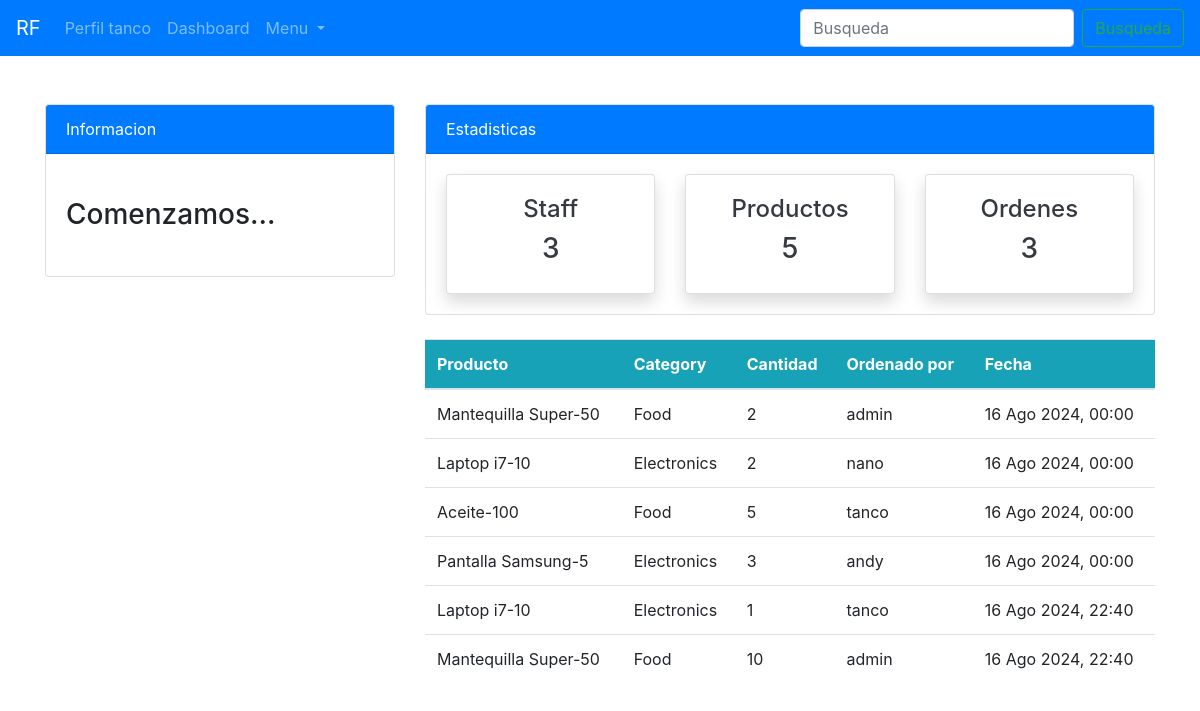
Page /ordenes/ (signed in) on the committed database.
### api/models.py (models this page shows, shortened)
class Order(models.Model):
    product = models.ForeignKey(Product, on_delete=models.CASCADE, null=True)
    staff = models.ForeignKey(User, on_delete=models.CASCADE, null=True)
    order_quantity = models.PositiveIntegerField(null=True)
    date = models.DateTimeField(auto_now_add= True)

class Product(models.Model):
    name = models.CharField(max_length=100, null=True)
    quantity = models.PositiveIntegerField(null=True)
    category = models.CharField(max_length=50, choices=CATEGORY, null=True)
    def __str__(self):
        return f'{self.name}-{self.quantity}'

### api/views.py (the view)
# urls.py: path("ordenes/", views.ordenes, name = "api-ordenes"),
@login_required(login_url='user-login')
def ordenes(request):
    orders = Order.objects.all()
    context={
        'orders':orders,
    }
    return render(request, "dashboard/ordenes.html", context)

### templates/dashboard/ordenes.html (shortened to what this page needs)
{% extends "partials/base.html" %}
{% block content %}
{% include 'partials/topnav.html'%}
<div class = "container">
<div class="row my-4">
    <div class="col-md-4"></div>
    <div class="col-md-8">
        <table class="table bg-white">
            <thead class="bg-info text-white">
                <tr>
                    <th scope="col">Producto</th>
                    <th scope="col">Category</th>
                    <th scope="col">Cantidad</th>
                    <th scope="col">Ordenado por</th>
                    <th scope="col">Fecha</th>
                </tr>
            </thead>
            <tbody>
                {% for orders in orders %}
                <tr>
                    <td>{{ orders.product }}</td>
                    <td>{{ orders.product.category }}</td>
                    <td>{{ orders.order_quantity }}</td>
                    <td>{{ orders.staff }}</td>
                    <td>{{ orders.date|date:"d M Y, H:i" }}</td>
                </tr>
                {% endfor %}
            </tbody>
        </table>
    </div>
</div>
</div>
{% endblock %}

### templates/partials/nav.html (shortened to what this page needs)
<!DOCTYPE html>
<html lang="es">
<head>
    <link rel="stylesheet" href="https://stackpath.bootstrapcdn.com/bootstrap/4.5.2/css/bootstrap.min.css">
</head>
<body>
  {% load crispy_forms_tags %}
<nav class="navbar navbar-expand-lg navbar-dark bg-primary pl-3">
  <a class="navbar-brand" href="{% url "api-index" %}">RF</a>
  {% if user.is_authenticated %}
  <ul class="navbar-nav mr-0">
    <li class="nav-item">
      <a class="nav-link" href={% url "user-perfil" %}>Perfil {{ user.username }} </a>
    </li>
    <li class="nav-item">
      <a class="nav-link" href={% url "api-index" %}>Dashboard</a>
    </li>
    <li class="nav-item dropdown">
      <a class="nav-link dropdown-toggle" href="#" role="button" data-toggle="dropdown" aria-expanded="false">
        Menu
      </a>
    </li>
  </ul>
    {% endif %}
    <form class="form-inline my-2 my-lg-0 ml-auto">
      <input class="form-control mr-sm-2" type="Busqueda" placeholder="Busqueda" aria-label="Busqueda">
      <button class="btn btn-outline-success my-2 my-sm-0" type="submit">Busqueda</button>
    </form>
</nav>
</body>

### static/style.css (style rules this page uses)
body { background: rgb(255,255,255); }

### rows in the picture
Order: product "Mantequilla Super-50", product.category "Food", order_quantity "2", staff "admin", date "16 Ago 2024, 00:00"
Order: product "Laptop i7-10", product.category "Electronics", order_quantity "2", staff "nano", date "16 Ago 2024, 00:00"
Order: product "Aceite-100", product.category "Food", order_quantity "5", staff "tanco", date "16 Ago 2024, 00:00"
Order: product "Pantalla Samsung-5", product.category "Electronics", order_quantity "3", staff "andy", date "16 Ago 2024, 00:00"
Order: product "Laptop i7-10", product.category "Electronics", order_quantity "1", staff "tanco", date "16 Ago 2024, 22:40"
Order: product "Mantequilla Super-50", product.category "Food", order_quantity "10", staff "admin", date "16 Ago 2024, 22:40"

### other values in the picture
{{ user.username }} "tanco"
